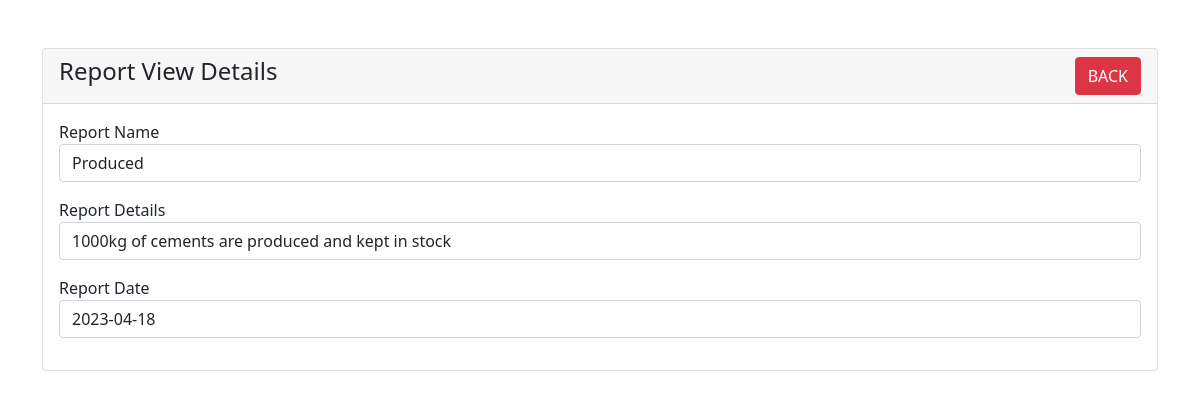
Page /report-view.php?id=5 on the committed database.
### tables this page shows
CREATE TABLE `report` (
  `id` int(6) NOT NULL,
  `name` varchar(191) NOT NULL,
  `details` varchar(191) NOT NULL,
  `rdate` date NOT NULL
);

### report-view.php (the view, shortened to what this page needs)
<?php
require 'dbcon.php';
?>
<!doctype html>
<html lang="en">
  <head>
    <link href="https://cdn.jsdelivr.net/npm/bootstrap@5.1.3/dist/css/bootstrap.min.css" rel="stylesheet">
</head>
<body>
    <div class="container mt-5">
        <div class="row">
            <div class="col-md-12">
                <div class="card">
                    <div class="card-header">
                        <h4>Report View Details
                            <a href="report.php" class="btn btn-danger float-end">BACK</a>
                        </h4>
                    </div>
                    <div class="card-body">
                        <?php
                        if(isset($_GET['id']))
                        {
                            $id = mysqli_real_escape_string($con, $_GET['id']);
                            $query = "SELECT * FROM report WHERE id='$id' ";
                            $query_run = mysqli_query($con, $query);
                            if(mysqli_num_rows($query_run) > 0)
                            {
                                $report = mysqli_fetch_array($query_run);
                                ?>
                                    <div class="mb-3">
                                        <label>Report Name</label>
                                        <p class="form-control">
                                            <?=$report['name'];?>
                                        </p>
                                    </div>
                                    <div class="mb-3">
                                        <label>Report Details</label>
                                        <p class="form-control">
                                            <?=$report['details'];?>
                                        </p>
                                    </div>
                                    <div class="mb-3">
                                        <label>Report Date</label>
                                        <p class="form-control">
                                            <?=$report['rdate'];?>
                                        </p>
                                    </div>
                                <?php
                            }
                            else
                            {
                                echo "<h4>No Such Id Found</h4>";
                            }
                        }
                        ?>
                    </div>
                </div>
            </div>
        </div>
    </div>
</body>
</html>

### rows in the picture
report: name "Produced", details "1000kg of cements are produced and kept in stock", rdate "2023-04-18"
